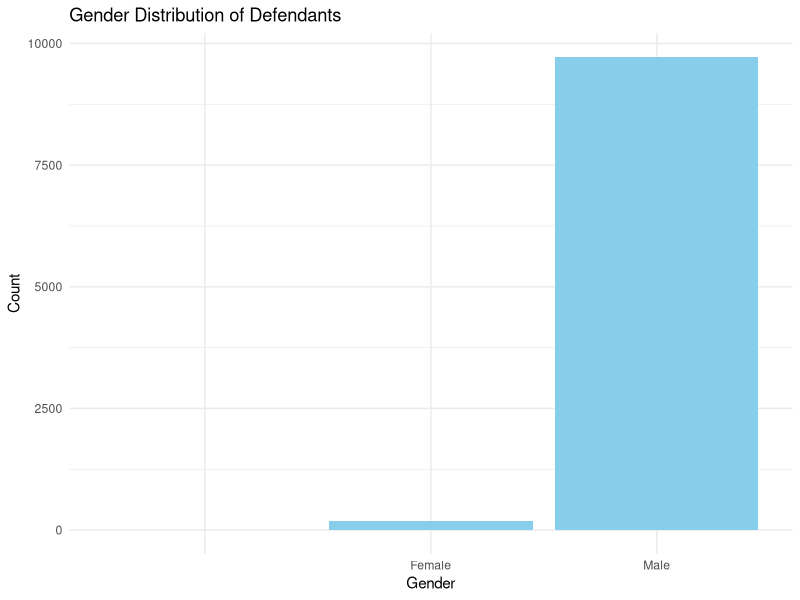
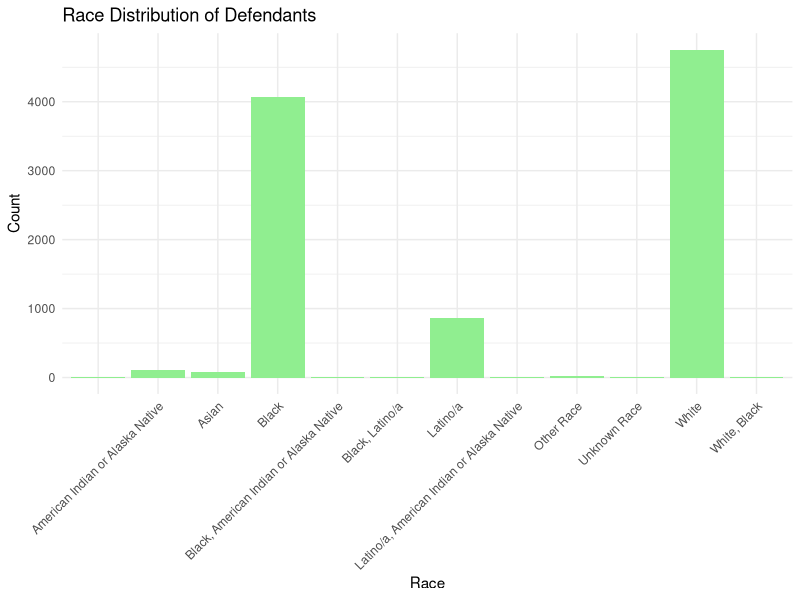
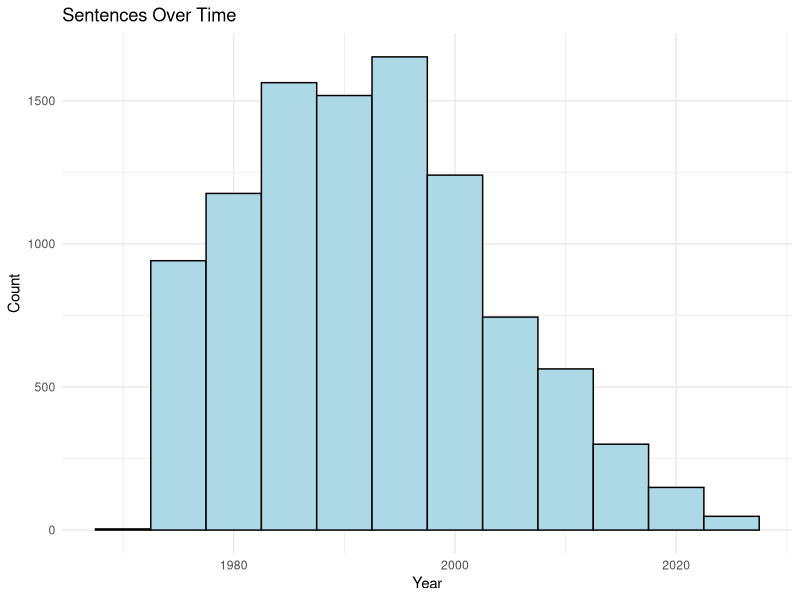
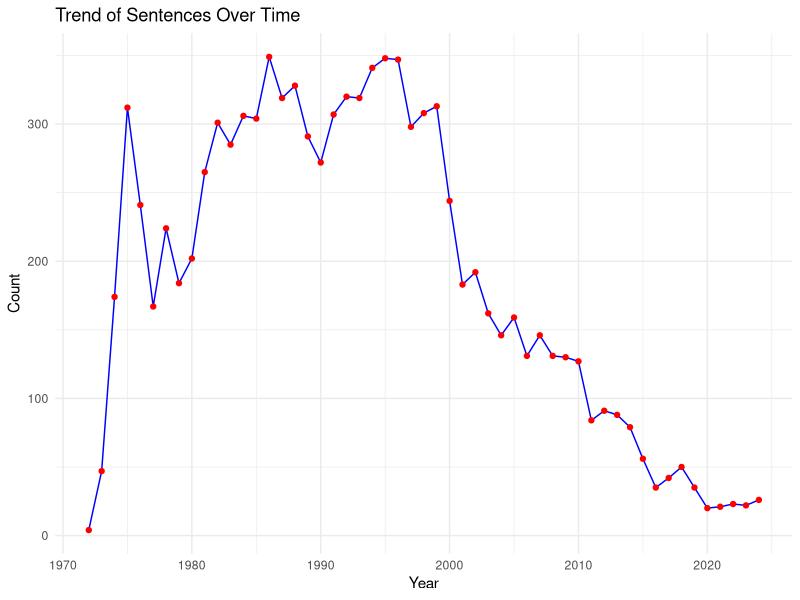
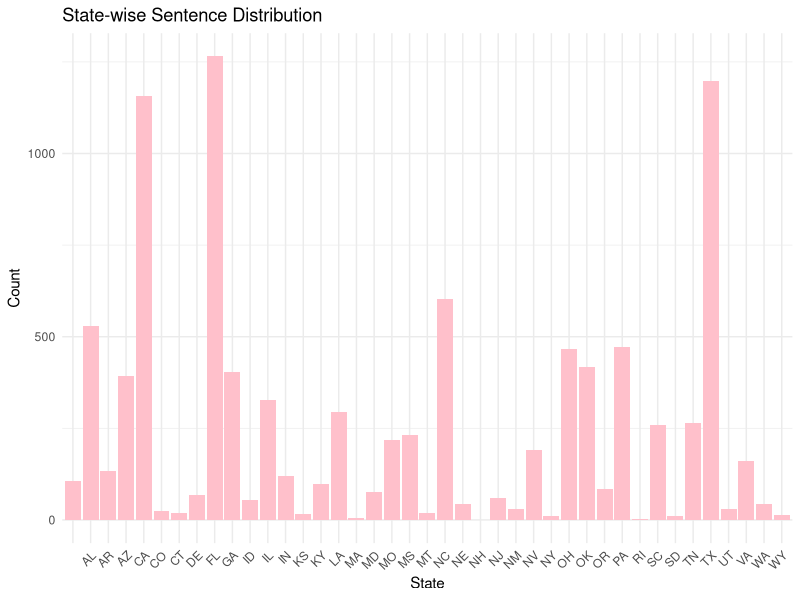
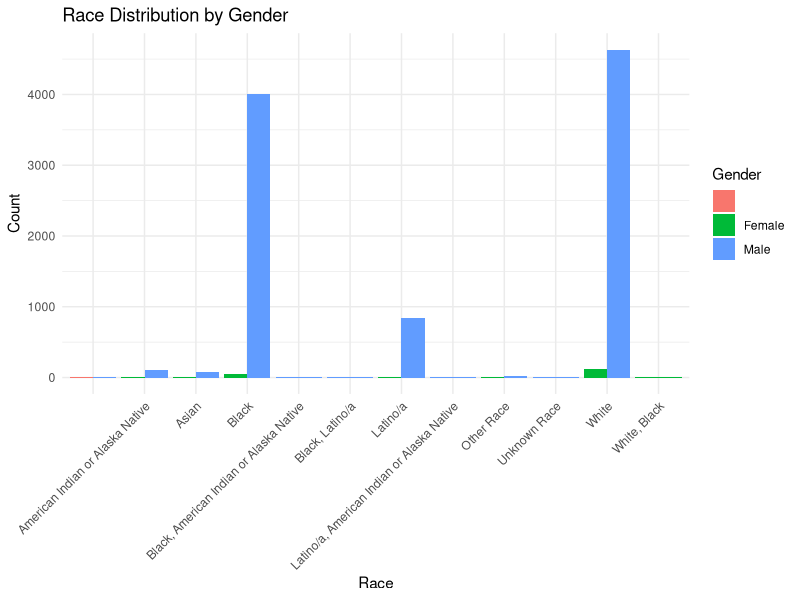

Source code (R) for these figures, in order:
# this file will prepare the data for analysis

# load libraries
library(readr)
library(dplyr)
library(tidyverse)
library(ggplot2)

# call in data sets
sentences <- read.csv("data/sentences.csv")
str(sentences)




# Plot gender distribution
ggplot(sentences, aes(x = Gender)) +
  geom_bar(fill = "skyblue") +
  labs(title = "Gender Distribution of Defendants", x = "Gender", y = "Count") +
  theme_minimal()

# Plot race distribution
ggplot(sentences, aes(x = Races)) +
  geom_bar(fill = "lightgreen") +
  labs(title = "Race Distribution of Defendants", x = "Race", y = "Count") +
  theme_minimal() +
  theme(axis.text.x = element_text(angle = 45, hjust = 1))

# Histogram of sentences by year
ggplot(sentences, aes(x = Year)) +
  geom_histogram(binwidth = 5, fill = "lightblue", color = "black") +
  labs(title = "Sentences Over Time", x = "Year", y = "Count") +
  theme_minimal()

# Line plot for sentences over time
yearly <- yearly_counts <- sentences %>%
  group_by(Year) %>%
  summarise(Count = n())

ggplot(yearly_counts, aes(x = Year, y = Count)) +
  geom_line(color = "blue") +
  geom_point(color = "red") +
  labs(title = "Trend of Sentences Over Time", x = "Year", y = "Count") +
  theme_minimal()

# Plot regional distribution
regional <- ggplot(sentences, aes(x = Region)) +
  geom_bar(fill = "purple") +
  labs(title = "Regional Distribution of Sentences", x = "Region", y = "Count") +
  theme_minimal()


# Bar plot for state-wise sentence distribution
ggplot(sentences, aes(x = State.Abbreviation)) +
  geom_bar(fill = "pink") +
  labs(title = "State-wise Sentence Distribution", x = "State", y = "Count") +
  theme_minimal() +
  theme(axis.text.x = element_text(angle = 45, hjust = 1))


# Gender vs Race interaction
ggplot(sentences, aes(x = Races, fill = Gender)) +
  geom_bar(position="dodge") +
  labs(title="Race Distribution by Gender", x="Race", y="Count", fill="Gender") +
  theme_minimal() +
  theme(axis.text.x=element_text(angle=45, hjust=1))

